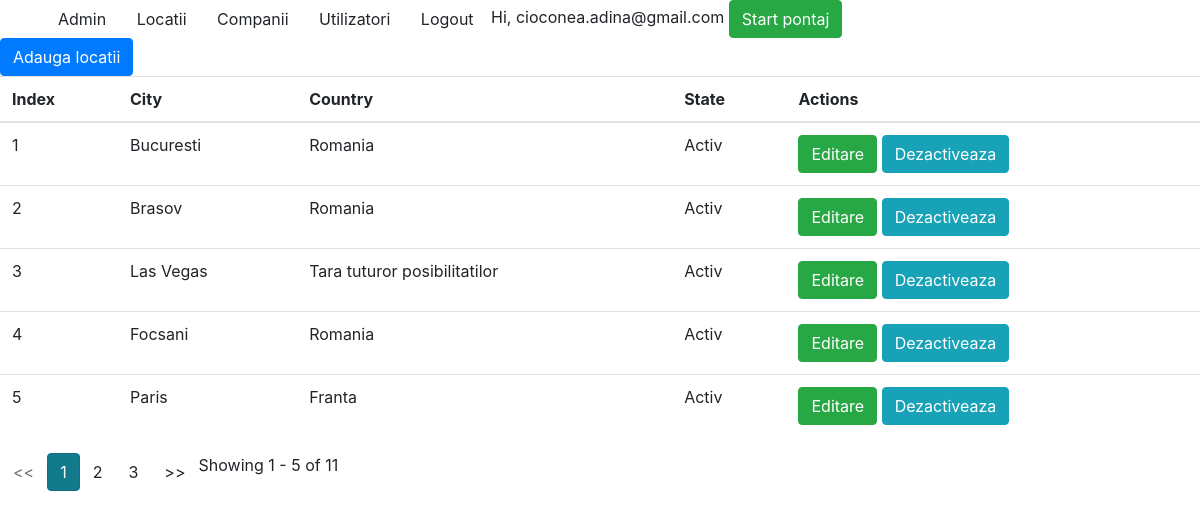
The page /location/ (signed in) on the database its author committed.
### aplicatie1/models.py (models this page shows, shortened)
class Location(models.Model):
    city = models.CharField(max_length=100)
    country = models.CharField(max_length=100)
    active = models.BooleanField(default=True)
    created_at = models.DateTimeField(auto_now_add=True, blank=True)
    updated_at = models.DateTimeField(auto_now=True, blank=True)

### aplicatie1/views.py (the view)
# urls.py: path('', views.LocationView.as_view(), name='lista_locatii'),
class LocationView(ListView):
    model = Location
    template_name = 'aplicatie1/location_index.html'
    paginate_by = 5

### project/context_processors.py (called while the page is built)
def is_ready_to_work(request):
    if request.user.is_authenticated:
        if Pontaj.objects.filter(user_id=request.user.id, end_date=None).exists():
            return {'ready': False}
        return {'ready': True}
    return{}

### templates/aplicatie1/location_index.html
{% extends 'base.html' %}
{% block content %}
    <a class="btn btn-primary" href="{% url 'aplicatie1:adaugare' %}">Adauga locatii</a>
    <table class="table">
        <thead>
        <tr>
            <th>Index</th>
            <th>City</th>
            <th>Country</th>
            <th>State</th>
            <th>Actions</th>
        </tr>
        </thead>
        <tbody>
        {% for item in location_list %}
            <tr>
                <td>{{ forloop.counter0 | add:page_obj.start_index }}</td>
                <td>{{ item.city }}</td>
                <td>{{ item.country }}</td>
                <td>{% if item.active is True %}
                        Activ
                    {% else %}
                        Dezactivat
                    {% endif %}
                </td>
                <td>
                    <a class="btn btn-success" href="{% url 'aplicatie1:modifica' item.id %}">Editare</a>
                    {% if item.active is True %}
                        <a class="btn btn-info" href="{% url 'aplicatie1:dezactiveaza' item.id %}">Dezactiveaza</a>
                    {% else %}
                        <a class="btn btn-info" href="{% url 'aplicatie1:activeaza' item.id %}">Activeaza</a>
                    {% endif %}
                </td>
            </tr>
        {% endfor %}
        </tbody>
    </table>
    {% if is_paginated %}
    <ul class="pagination">
        {% if page_obj.has_previous %}
            <li><a class="btn" href="?page={{ page_obj.previous_page_number }}"><<</a></li>
        {% else %}
        <li class="disabled btn"><span><<</span></li>
        {% endif %}
        {% for i in paginator.page_range %}
        {% if page_obj.number == i %}
        <li class="active btn btn-info"><span>{{ i }}<span class="sr-only">(curent)</span></span></li>
        {% else %}
        <li><a class="btn" href="?page={{ i }}">{{ i }}</a></li>
        {% endif %}
        {% endfor %}
        {% if page_obj.has_next %}
        <li><a class="btn" href="?page={{ page_obj.next_page_number }}">>></a></li>
        {% else %}
        <li class="disabled btn"><span>>></span></li>
        {% endif %}
        <span class="align-right"> Showing {{ page_obj.start_index }} - {{ page_obj.end_index }} of {{ page_obj.paginator.count }}</span>
    </ul>
{% endif %}
{% endblock %}

### templates/base.html (shortened to what this page needs)
<html>
<head>
    <link rel="stylesheet" href="https://stackpath.bootstrapcdn.com/bootstrap/4.4.1/css/bootstrap.min.css">
</head>
<body>
<div class="container">
    <div class="row">
        <div class="col-md-12">
            <nav>
                <a class="btn" href="/admin/">Admin</a>
                {% if request.user.is_authenticated %}
                    <a class="btn" href="{% url 'aplicatie1:lista_locatii' %}">Locatii</a>
                    <a class="btn" href="{% url 'companies:lista_companii' %}">Companii</a>
                    <a class="btn" href="{% url 'userprofile:listare_utilizatori' %}">Utilizatori</a>
                    <a class="btn" href="{% url 'logout' %}">Logout</a>
                    <span>Hi, {{ request.user.username }}</span>
                    {% if ready is True %}
                       <a href ="{% url 'pontaj:start_pontaj' %}" class="btn btn-success">Start pontaj</a>
                    {% endif %}
                {% endif %}
            </nav>
        </div>
    </div>
</div>
{% block content %}
{% endblock %}
</body>
</html>

### rows shown on the page
Location: city "Bucuresti", country "Romania", active "Activ"
Location: city "Brasov", country "Romania", active "Activ"
Location: city "Las Vegas", country "Tara tuturor posibilitatilor", active "Activ"
Location: city "Focsani", country "Romania", active "Activ"
Location: city "Paris", country "Franta", active "Activ"

### other values the page prints
{{ request.user.username }} "cioconea.adina@gmail.com"
{{ i }} "1"
{{ i }} "2" "3"
{{ page_obj.start_index }} "1"
{{ page_obj.end_index }} "5"
{{ page_obj.paginator.count }} "11"
